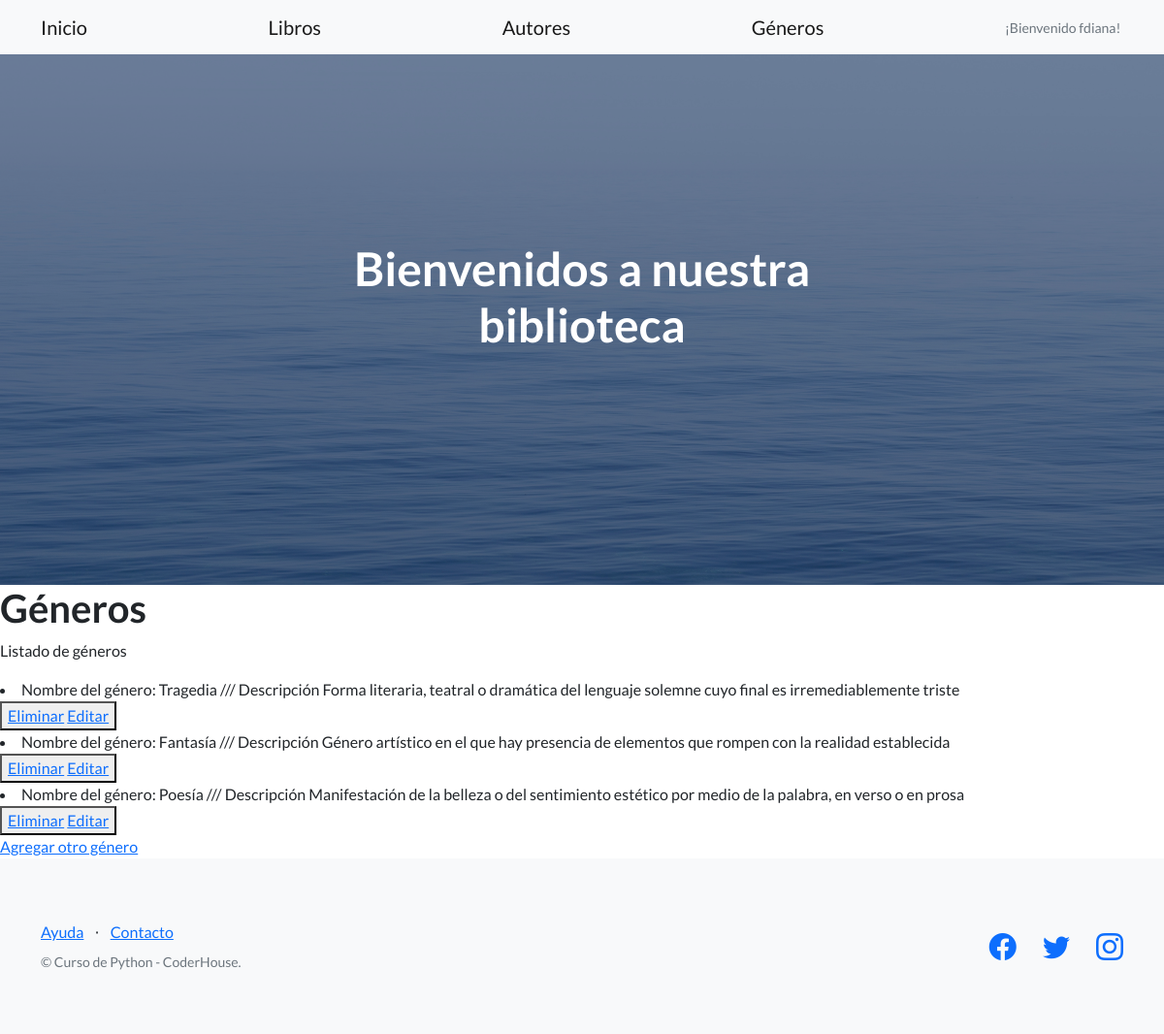
/genero (signed in), run on the app's committed database.
### AppCoder/models.py (models this page shows)
class Genero(models.Model):
    nombre= models.CharField(max_length=40)
    descripcion= models.CharField(max_length=180)
    def __str__(self):
        return (f'Nombre del género: {self.nombre} /// Descripción {self.descripcion}')

### AppCoder/views.py (the view)
# urls.py: path('genero', views.generos, name="Géneros"),
def generos(request):
    generos = Genero.objects.all()
    contexto= {"generos":generos}
    return render(request, "AppCoder/generos.html",contexto)

### AppCoder/templates/AppCoder/generos.html (shortened to what this page needs)
{% extends "AppCoder/padre.html" %}
{% load static %}
{% block contenidoQueCambia %}
<h1>Géneros</h1>
<p>Listado de géneros</p>
<!DOCTYPE html>
<html lang="en">
    <head>
    </head>
    <body>
        <body>
            {% for g in generos %}
            <li>{{g}}</li>
            <button>
                <a href="{% url 'EliminarGenero' g.nombre %}"> Eliminar</a>
                <a href="{% url 'EditarGenero' g.nombre %}"> Editar</a>
            </button>
            {% endfor %}
            <br><a href="{% url 'GeneroFormulario'%}">Agregar otro género</a>
        </body>
    </body>
    </html>
{% endblock %}

### AppCoder/templates/AppCoder/padre.html (shortened to what this page needs)
<!DOCTYPE html>
<html lang="en">
    <head>
        {% load static %}
        <link href="https://cdn.jsdelivr.net/npm/bootstrap-icons@1.5.0/font/bootstrap-icons.css" rel="stylesheet" type="text/css" />
        <link href="{%static 'AppCoder/css/styles.css' %}" rel="stylesheet" />
    </head>
    <body>
        <nav class="navbar navbar-light bg-light static-top">
            <div class="container">
                <a class="navbar-brand" href="{% url 'Inicio' %}">Inicio</a>
                <a class="navbar-brand" href="{% url 'Libros' %}">Libros</a>
                <a class="navbar-brand" href="{% url 'Autores' %}">Autores</a>
                <a class="navbar-brand" href="{% url 'Géneros' %}">Géneros</a>
                {% if request.user.is_authenticated %}
                <p class="text-muted small mb-4 mb-lg-0"> ¡Bienvenido {{user.username}}! <img height="25px" src="{{url}}"></p>
                {% endif %}</a>
            </div>
        </nav>
        <header class="masthead">
            <div class="container position-relative">
                <div class="row justify-content-center">
                    <div class="col-xl-6">
                        <div class="text-center text-white">
                            <h1 class="mb-5">Bienvenidos a nuestra biblioteca</h1>
                        </div>
                    </div>
                </div>
            </div>
        </header>
        {% block contenidoQueCambia %}
        {% endblock %}
        <footer class="footer bg-light">
            <div class="container">
                <div class="row">
                    <div class="col-lg-6 h-100 text-center text-lg-start my-auto">
                        <ul class="list-inline mb-2">
                            <li class="list-inline-item"><a href="#!">Ayuda</a></li>
                            <li class="list-inline-item">⋅</li>
                            <li class="list-inline-item"><a href="#!">Contacto</a></li>
                        </ul>
                        <p class="text-muted small mb-4 mb-lg-0">&copy; Curso de Python - CoderHouse.</p>
                    </div>
                    <div class="col-lg-6 h-100 text-center text-lg-end my-auto">
                        <ul class="list-inline mb-0">
                            <li class="list-inline-item me-4">
                                <a href="#!"><i class="bi-facebook fs-3"></i></a>
                            </li>
                            <li class="list-inline-item me-4">
                                <a href="#!"><i class="bi-twitter fs-3"></i></a>
                            </li>
                            <li class="list-inline-item">
                                <a href="#!"><i class="bi-instagram fs-3"></i></a>
                            </li>
                        </ul>
                    </div>
                </div>
            </div>
        </footer>
    </body>
</html>

### data on the page
Genero: nombre+descripcion "Nombre del género: Tragedia /// Descripción Forma literaria, teatral o dramática del lenguaje solemne cuyo final es irremediablemente triste"
Genero: nombre+descripcion "Nombre del género: Fantasía /// Descripción Género artístico en el que hay presencia de elementos que rompen con la realidad establecida"
Genero: nombre+descripcion "Nombre del género: Poesía /// Descripción Manifestación de la belleza o del sentimiento estético por medio de la palabra, en verso o en prosa"

### other printed values
{{ user.username }} "fdiana"
